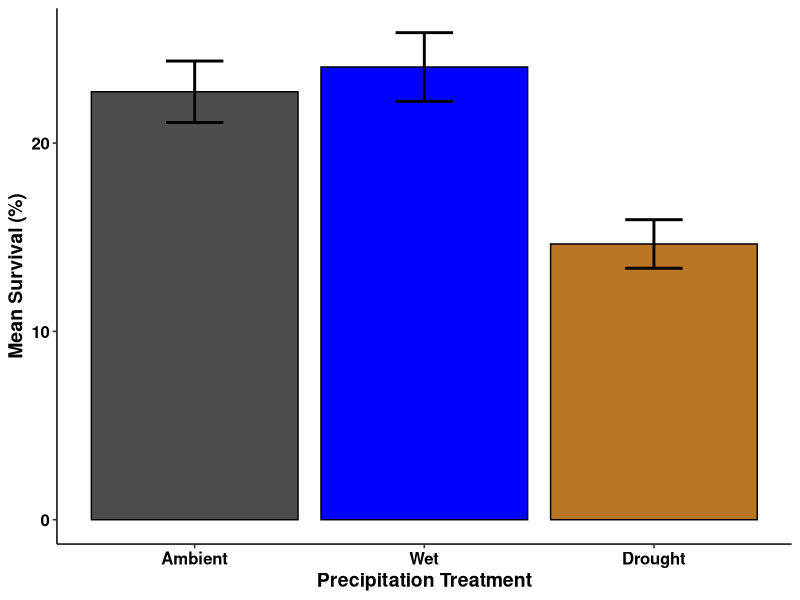
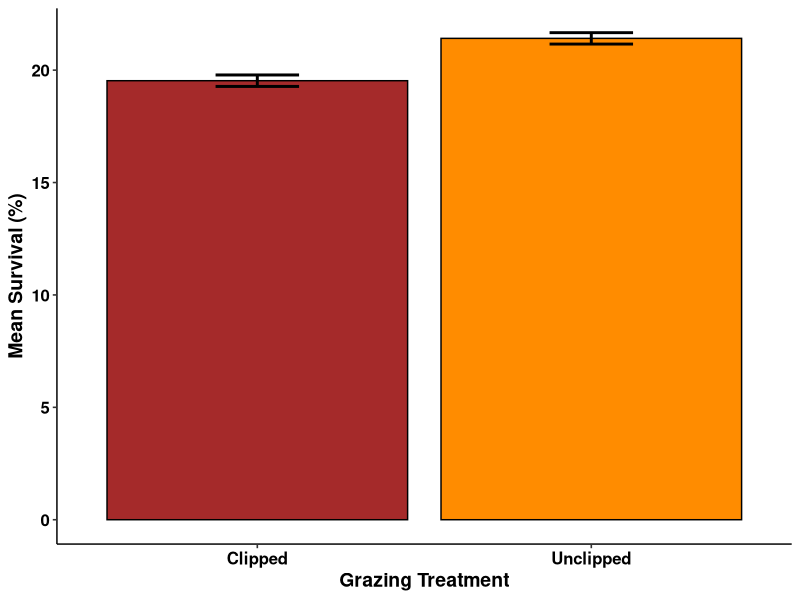
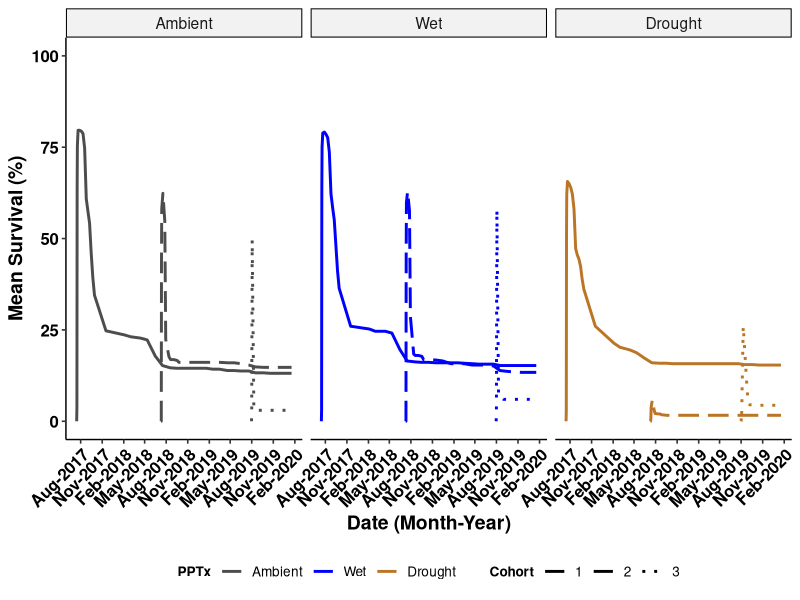
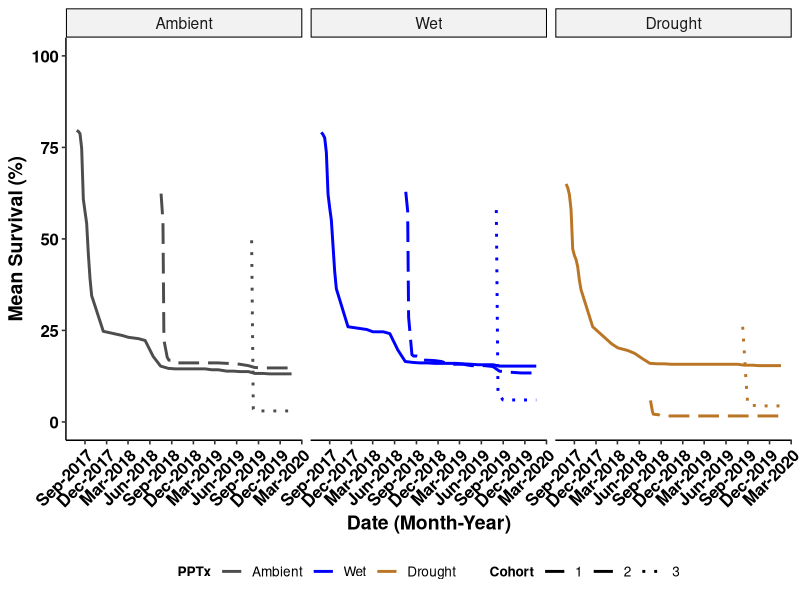
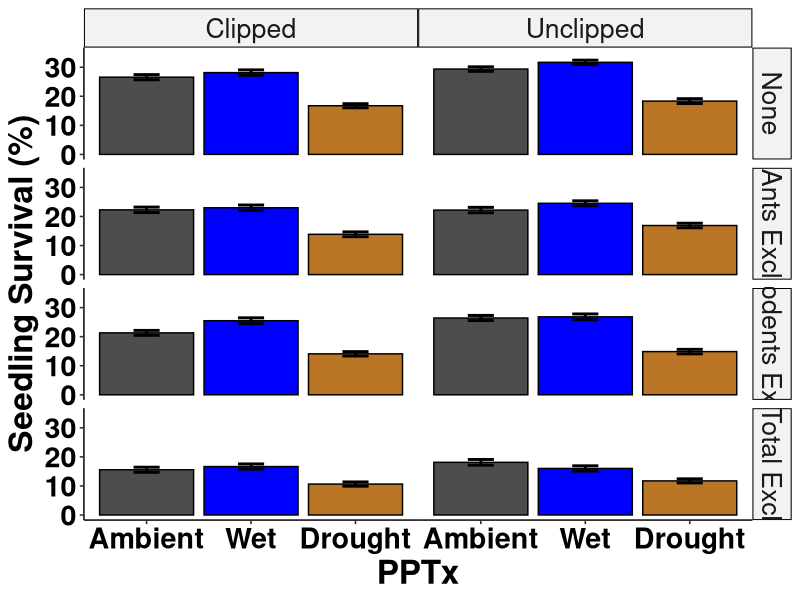
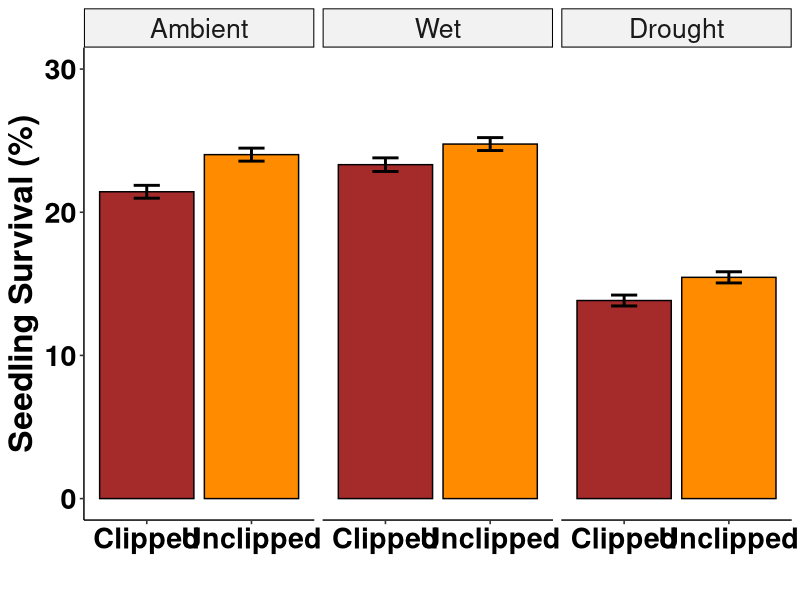
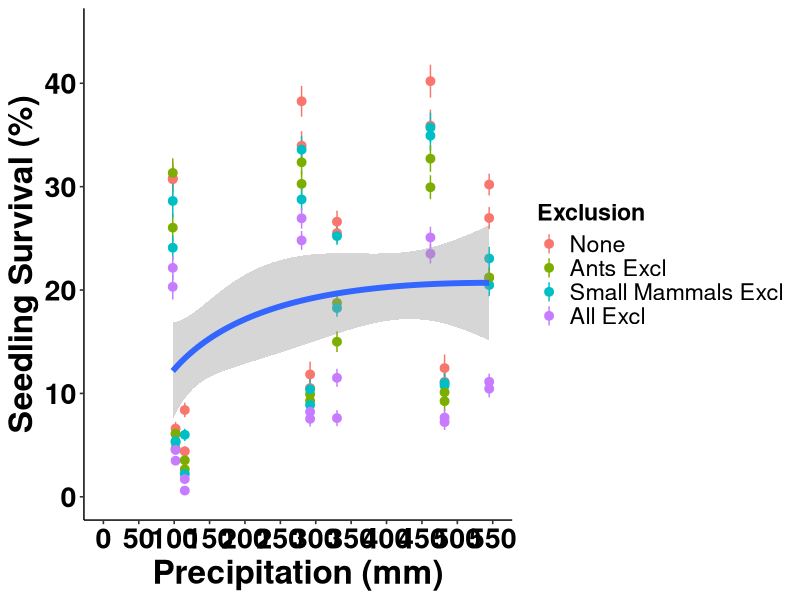
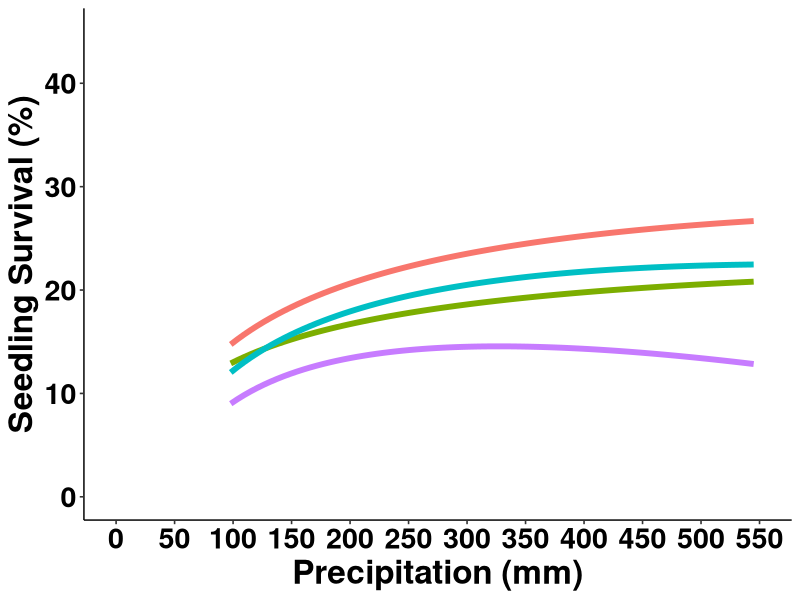

Reproduce these figures in R, in order.
# USDA Rainout - Santa Rita Experimental Range
# Data visualizations-main
# Austin Rutherford
# email:arutherford@email.arizona.edu
# 2021-03-29

# Load packages
library(tidyverse)
library(forcats)
library(vroom)
library(ggpubr)
library(glmmTMB)
library(dplyr)

### Read in clean seedlings data with model outputs from "srer_rainout_stats_summarize"
seedlings_obs <- vroom("Data/seedlings_obs.csv",
                   col_types = c(.default = "f",
                                 ObsID = "i",
                                 date = "D",
                                 survival = "i",
                                 died = "i",
                                 tot_germination = "i",
                                 herb_lived = "i",
                                 herb_died = "i",
                                 tot_herbivory = "i",
                                 granivory = "i",
                                 res_surv = "d",
                                 sim_surv = "d",
                                 sim_fit_surv = "d",
                                 pred_surv = "d"))
str(seedlings_obs)
glimpse(seedlings_obs)

# create data set for raw survival data
tot_surv <- seedlings_obs %>% 
  group_by(precip, cohort, date) %>% 
  summarise(mean_surv = mean(survival),
            sd_surv = sd(survival),
            counts = n(),
            se_surv = (sd_surv/sqrt(counts))) %>%
  mutate(upper = mean_surv + se_surv,
         lower = mean_surv - se_surv,
         date = as.Date(date))

summary(tot_surv)


bar_surv_fig <- tot_surv %>%
  group_by(precip) %>% 
  summarise(mean_precip_per = (100*mean(mean_surv)/10),
            mean_se_per = (100*mean(se_surv)/10)) %>%
  mutate(upper = mean_precip_per + mean_se_per,
         lower = mean_precip_per - mean_se_per) %>%
  mutate(precip = recode_factor(precip,
                                      "Control" = "Ambient",
                                      "IR" = "Wet",
                                       "RO" = "Drought", .ordered = TRUE)) %>% 
  ggplot(mapping = aes(x = precip, y = mean_precip_per, fill = precip)) +
  geom_bar(stat="identity", color = "black", position=position_dodge()) +
  geom_errorbar(aes(ymin = lower, ymax = upper), width = 0.25, position = position_dodge(), size = 1) +
  scale_fill_manual(values = c("grey30","blue1","#ba7525")) +
  scale_x_discrete(labels = c("Ambient","Wet", "Drought")) +
  labs(y = "Mean Survival (%)",
       x = "Precipitation Treatment") +
  theme_pubr(legend = "none") +
  labs_pubr()

bar_surv_fig

ggsave(filename = "Figures_Tables/bar_mean_surv.tiff",
       plot = bar_surv_fig,
       dpi = 800,
       width = 22,
       height = 12,
       units = "in",
       compression = "lzw")

# create data set for clip
tot_surv_c <- seedlings_obs %>% 
  group_by(clip) %>% 
  summarise(mean_surv = 100*mean(survival/10),
            sd_surv = 100*sd(survival/10),
            counts = n(),
            se_surv = (sd_surv/sqrt(counts))) %>%
  mutate(upper = mean_surv + se_surv,
         lower = mean_surv - se_surv)

bar_cliponly_fig <- tot_surv_c %>%
  ggplot(mapping = aes(x = clip, y = mean_surv, fill = clip)) +
  geom_bar(stat="identity", color = "black", position=position_dodge()) +
  geom_errorbar(aes(ymin = lower, ymax = upper), width = 0.25, position = position_dodge(), size = 1) +
  scale_fill_manual(values = c("brown","darkorange")) +
  scale_x_discrete(labels = c("Clipped","Unclipped")) +
  labs(y = "Mean Survival (%)",
       x = "Grazing Treatment") +
  theme_pubr(legend = "none") +
  labs_pubr()

bar_cliponly_fig

ggsave(filename = "Figures_Tables/bar_cliponly_surv.tiff",
       plot = bar_cliponly_fig,
       dpi = 800,
       width = 22,
       height = 12,
       units = "in",
       compression = "lzw")

# plot survival over time, all dates
line_mean_surv <- tot_surv %>% 
  mutate(precip = recode_factor(precip,
                                "Control" = "Ambient",
                                "IR" = "Wet",
                                "RO" = "Drought", .ordered = TRUE)) %>% 
  ggplot(aes(x = date, y = 10*mean_surv, group = cohort, color = precip)) + 
  scale_color_manual(values = c("grey30", "blue1", "#ba7525")) +
  #scale_y_continuous(breaks = seq(0, 120, 10), expand = c(0.02,0)) +
  scale_x_date(date_labels = "%b-%Y", date_breaks = "3 months") +
  geom_line(aes(linetype = cohort), stat = "identity", size = 1) + 
  scale_linetype_manual(values=c("solid","longdash", "dotted")) +
  scale_fill_manual(values = c("grey30","blue1", "red1")) +
  ylim(0, 100) +
  labs(y = "Mean Survival (%)",
       x = "Date (Month-Year)",
       color = "PPTx",
       linetype = "Cohort") +
  facet_wrap(~precip, ncol = 3, nrow = 1) +
  theme_pubr(legend = "bottom", x.text.angle = 45) +
  labs_pubr()

line_mean_surv

ggsave(filename = "Figures_Tables/seedlings/line_mean_surv.tiff",
       plot = line_mean_surv,
       dpi = 800,
       width = 22,
       height = 12,
       units = "in",
       compression = "lzw")


# remove the lead up survival to start max for each cohort (following Archer suggestions)
surv_small_1 <- tot_surv %>% 
  filter(cohort == 1) %>% 
  filter(date > "2017-07-21")

surv_small_2 <- tot_surv %>% 
  filter(cohort == 2) %>% 
  filter(date >= "2018-07-18")

surv_small_3 <- tot_surv %>% 
  filter(cohort == 3 & precip != "RO") %>% 
  filter(date >= "2019-08-03")

surv_small_drought <- tot_surv %>% 
  filter(precip == "RO" & date >= "2019-08-10")

surv_small_all <- rbind(surv_small_1, surv_small_2, surv_small_3, surv_small_drought)

line_mean_surv_archer <- surv_small_all %>% 
  mutate(precip = recode_factor(precip,
                                "Control" = "Ambient",
                                "IR" = "Wet",
                                "RO" = "Drought", .ordered = TRUE)) %>% 
  ggplot(aes(x = date, y = 10*mean_surv, group = cohort, color = precip)) + 
  scale_color_manual(values = c("grey30", "blue1", "#ba7525")) +
  #scale_y_continuous(breaks = seq(0, 120, 10), expand = c(0.02,0)) +
  scale_x_date(date_labels = "%b-%Y", date_breaks = "3 months") +
  geom_line(aes(linetype = cohort), stat = "identity", size = 1) + 
  scale_linetype_manual(values=c("solid","longdash", "dotted")) +
  scale_fill_manual(values = c("grey30","blue1", "red1")) +
  ylim(0, 100) +
  labs(y = "Mean Survival (%)",
       x = "Date (Month-Year)",
       color = "PPTx",
       linetype = "Cohort") +
  facet_wrap(~precip, ncol = 3, nrow = 1) +
  theme_pubr(legend = "bottom", x.text.angle = 45) +
  labs_pubr()

line_mean_surv_archer

ggsave(filename = "Figures_Tables/seedlings/line_mean_surv_archer.tiff",
       plot = line_mean_surv_archer,
       dpi = 800,
       width = 22,
       height = 12,
       units = "in",
       compression = "lzw")

# calculate summary info
tot_surv_summary <- seedlings_obs %>% 
  group_by(precip, cohort, date) %>% 
  summarise(mean_surv = 100*mean(survival/10),
            sd_surv = 100*sd(survival/10),
            counts = n(),
            se_surv = (sd_surv/sqrt(counts))) %>%
  mutate(upper = mean_surv + se_surv,
         lower = mean_surv - se_surv)

tot_surv_summary_full <- seedlings_obs %>% 
  group_by(precip, excl, clip) %>% 
  summarise(mean_surv = 100*mean(survival/10),
            sd_surv = 100*sd(survival/10),
            counts = n(),
            se_surv = (sd_surv/sqrt(counts))) %>%
  mutate(upper = mean_surv + se_surv,
         lower = mean_surv - se_surv)

tot_surv_summary_pcohort <- seedlings_obs %>% 
  group_by(precip, cohort) %>% 
  summarise(mean_surv = 100*mean(survival/10),
            sd_surv = 100*sd(survival/10),
            counts = n(),
            se_surv = (sd_surv/sqrt(counts))) %>%
  mutate(upper = mean_surv + se_surv,
         lower = mean_surv - se_surv)

# create data set for precip and excl and clip
tot_surv_pce <- seedlings_obs %>% 
  group_by(precip, excl, clip) %>% 
  summarise(mean_surv = 100*mean(survival/10),
            sd_surv = 100*sd(survival/10),
            counts = n(),
            se_surv = (sd_surv/sqrt(counts))) %>%
  mutate(upper = mean_surv + se_surv,
         lower = mean_surv - se_surv)

bar_pce_fig <- tot_surv_pce %>%
  mutate(precip = recode_factor(precip,
                                "Control" = "Ambient",
                                "IR" = "Wet",
                                "RO" = "Drought", .ordered = TRUE)) %>% 
  mutate(excl = recode_factor(excl, 
                              "Control" = "None",
                              "Ants" = "Ants Excl",
                              "Rodents" = "Rodents Excl",
                              "Total" = "Total Excl")) %>% 
  ggplot(mapping = aes(x = precip, y = mean_surv, fill = precip)) +
  geom_bar(stat="identity", color = "black", position=position_dodge()) +
  geom_errorbar(aes(ymin = lower, ymax = upper), width = 0.25, position = position_dodge(), size = 1) +
  scale_fill_manual(values = c("grey30", "blue1", "#ba7525")) +
  scale_x_discrete(labels = c("Ambient", "Wet", "Drought")) +
  ylim(0, 35) +
  labs(y = "Seedling Survival (%)",
       x = "PPTx") +
  theme_pubr(legend = "none") +
  facet_grid(cols = vars(clip), rows = vars(excl)) +
  labs_pubr(base_size = 24) +
  theme(legend.position="none", 
        panel.border = element_blank(), 
        panel.spacing.x = unit(0,"line"))

bar_pce_fig

ggsave(filename = "Figures_Tables/bar_alltx_surv.tiff",
       plot = bar_pce_fig,
       dpi = 800,
       width = 22,
       height = 12,
       units = "in",
       compression = "lzw")

# create data set for precip and clip
tot_surv_pc <- seedlings_obs %>% 
  group_by(precip, clip) %>% 
  summarise(mean_surv = 100*mean(survival/10),
            sd_surv = 100*sd(survival/10),
            counts = n(),
            se_surv = (sd_surv/sqrt(counts))) %>%
  mutate(upper = mean_surv + se_surv,
         lower = mean_surv - se_surv)

bar_clip_fig <- tot_surv_pc %>%
  mutate(precip = recode_factor(precip,
                                "Control" = "Ambient",
                                "IR" = "Wet",
                                "RO" = "Drought", .ordered = TRUE)) %>% 
  ggplot(mapping = aes(x = clip, y = mean_surv, fill = clip)) +
  geom_bar(stat="identity", color = "black", position=position_dodge()) +
  geom_errorbar(aes(ymin = lower, ymax = upper), width = 0.25, position = position_dodge(), size = 1) +
  scale_fill_manual(values = c("brown","darkorange")) +
  scale_x_discrete(labels = c("Clipped","Unclipped")) +
  ylim(0, 30) +
  labs(y = "Seedling Survival (%)",
       x = "") +
  theme_pubr(legend = "none") +
  facet_wrap(~precip)+
  labs_pubr(base_size = 24)

bar_clip_fig

ggsave(filename = "Figures_Tables/bar_clip_surv.tiff",
       plot = bar_clip_fig,
       dpi = 800,
       width = 22,
       height = 12,
       units = "in",
       compression = "lzw")

# if want to look at effects treating monsoon precip as continuous
precip_cont_surv_df_1 <- seedlings_obs %>% 
  group_by(cohort) %>%
  filter(cohort == "1") %>% 
  mutate(precip_cont = dplyr::recode(precip,
                                     "Control" = "280",
                                     "IR" = "462",
                                     "RO" = "98")) %>% 
  mutate(precip_cont = as.numeric(as.character(precip_cont)))

precip_cont_surv_df_2 <-seedlings_obs %>% 
  group_by(cohort) %>%
  filter(cohort == "2") %>% 
  mutate(precip_cont = dplyr::recode(precip,
                                     "Control" = "330",
                                     "IR" = "545",
                                     "RO" = "115")) %>% 
  mutate(precip_cont = as.numeric(as.character(precip_cont)))

precip_cont_surv_df_3 <-seedlings_obs %>% 
  group_by(cohort) %>%
  filter(cohort == "3") %>% 
  mutate(precip_cont = dplyr::recode(precip,
                                     "Control" = "292",
                                     "IR" = "482",
                                     "RO" = "102")) %>% 
  mutate(precip_cont = as.numeric(as.character(precip_cont)))

precip_cont_surv_df <- rbind(precip_cont_surv_df_1, precip_cont_surv_df_2, precip_cont_surv_df_3)


# predicted survival only PPT
pred_surv_pt <- precip_cont_surv_df %>% 
  group_by(precip_cont, clip, excl) %>% 
  summarise(mean_pred_surv = mean(pred_surv),
            sd_surv = sd(pred_surv),
            counts = n(),
            se_surv = (sd_surv/sqrt(counts))) %>%
  mutate(upper = mean_pred_surv + se_surv,
         lower = mean_pred_surv - se_surv) %>% 
  mutate(excl = recode_factor(excl, 
                              "Control" = "None",
                              "Ants" = "Ants Excl",
                              "Rodents" = "Small Mammals Excl",
                              "Total" = "All Excl")) %>% 
  ggplot(aes(x = precip_cont, y = 10*(mean_pred_surv))) + 
  #geom_point() +
  geom_pointrange(aes(ymin = 10*lower, ymax = 10*upper, color = excl), size = 0.5) +
  geom_smooth(method = "glm", formula = y ~ log(x) + x, se = T, size = 2)+
  labs(y = "Seedling Survival (%)",
       x = "Precipitation (mm)",
       color = "Exclusion") +
  scale_x_continuous(breaks = c(0,50, 100,150, 200,250, 300,350, 400,450, 500, 550), limits = c(0, 550))+
  ylim(0, 45) +
  theme_pubr(legend = "right")+
  labs_pubr(base_size = 24)

pred_surv_pt

ggsave(filename = "Figures_Tables/pred_surv_cont.tiff",
       plot = pred_surv_pt,
       dpi = 800,
       width = 22,
       height = 12,
       units = "in",
       compression = "lzw")


pred_surv_excl <- precip_cont_surv_df %>% 
  group_by(precip_cont, excl) %>% 
  summarise(mean_pred_surv = mean(pred_surv),
            sd_surv = sd(pred_surv),
            counts = n(),
            se_surv = (sd_surv/sqrt(counts))) %>%
  mutate(upper = mean_pred_surv + se_surv,
         lower = mean_pred_surv - se_surv) %>% 
  mutate(excl = recode_factor(excl, 
                              "Control" = "None",
                              "Ants" = "Ants Excl",
                              "Rodents" = "Rodents Excl",
                              "Total" = "All Excl")) %>% 
  ggplot(aes(x = precip_cont, y = 10*(mean_pred_surv), group = excl, color = excl)) + 
  geom_smooth(method = "glm", formula = y ~ log(x) + x, se = F, size = 2)+
  labs(y = "Seedling Survival (%)",
       x = "Precipitation (mm)",
       color = "Exclusion") +
  scale_x_continuous(breaks = c(0,50, 100,150, 200,250, 300,350, 400,450, 500, 550), limits = c(0, 550))+
  ylim(0, 45) +
  theme_pubr(legend = "none")+
  labs_pubr(base_size = 24)

pred_surv_excl

ggsave(filename = "Figures_Tables/pred_surv_cont_excl.tiff",
       plot = pred_surv_excl,
       dpi = 800,
       width = 22,
       height = 12,
       units = "in",
       compression = "lzw")
